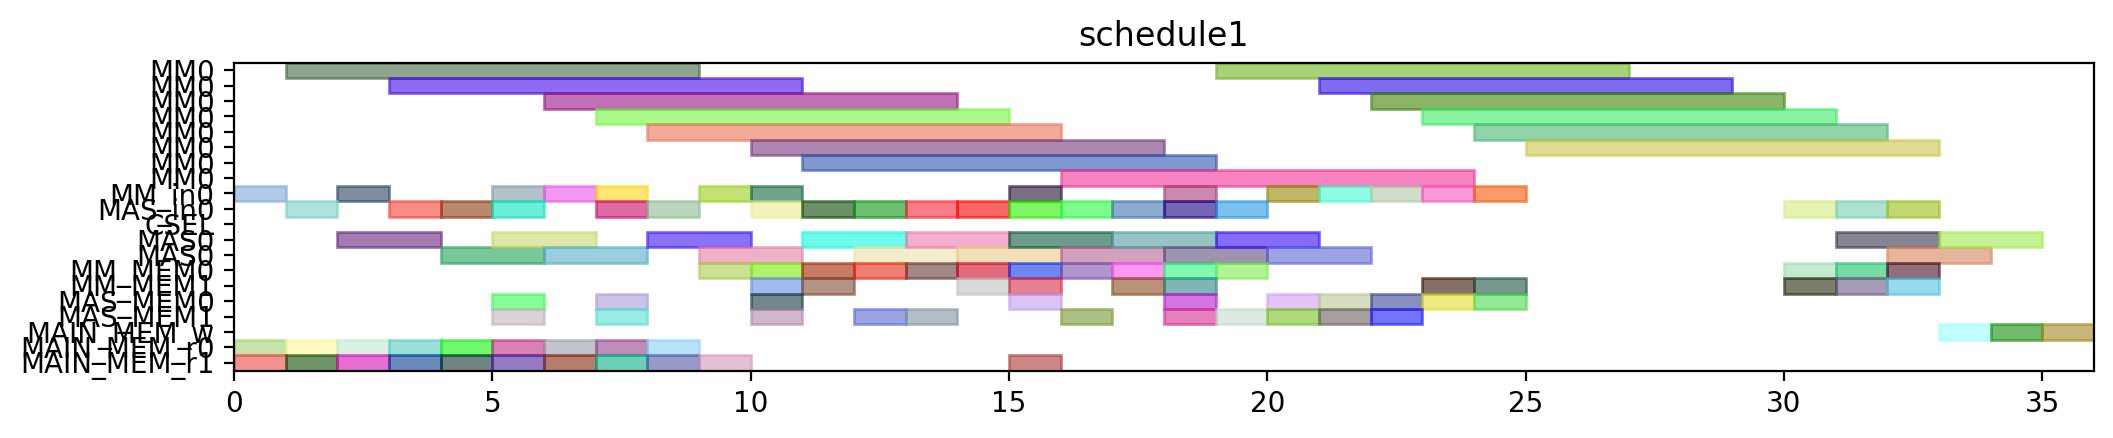

Write Python code to recreate this figure.
from pyschedule import Scenario, solvers, plotters, alt


def solve():
	horizon = 151
	S = Scenario("schedule1", horizon=horizon)

	# resource
	MM = S.Resources('MM', num=1, size=8)
	MM_in = S.Resources('MM_in', num=1)
	MAS_in = S.Resources('MAS_in', num=1)
	CSEL = S.Resource('CSEL')
	MAS = S.Resources('MAS', num=1, size=2, periods=range(1, horizon))
	MM_MEM = S.Resources('MM_MEM', num=2)
	MAS_MEM = S.Resources('MAS_MEM', num=2)
	MAIN_MEM_w = S.Resource('MAIN_MEM_w', size=1)
	MAIN_MEM_r = S.Resources('MAIN_MEM_r', num=2)

	# result of previous scheduling
	t2_in = S.Task('t2_in', length=1, delay_cost=1)
	S += t2_in >= 0
	t2_in += MM_in[0]

	t2_mem0 = S.Task('t2_mem0', length=1, delay_cost=1)
	S += t2_mem0 >= 0
	t2_mem0 += MAIN_MEM_r[0]

	t2_mem1 = S.Task('t2_mem1', length=1, delay_cost=1)
	S += t2_mem1 >= 0
	t2_mem1 += MAIN_MEM_r[1]

	t13_in = S.Task('t13_in', length=1, delay_cost=1)
	S += t13_in >= 1
	t13_in += MAS_in[0]

	t13_mem0 = S.Task('t13_mem0', length=1, delay_cost=1)
	S += t13_mem0 >= 1
	t13_mem0 += MAIN_MEM_r[0]

	t13_mem1 = S.Task('t13_mem1', length=1, delay_cost=1)
	S += t13_mem1 >= 1
	t13_mem1 += MAIN_MEM_r[1]

	t2 = S.Task('t2', length=8, delay_cost=1)
	S += t2 >= 1
	t2 += MM[0]

	t0_in = S.Task('t0_in', length=1, delay_cost=1)
	S += t0_in >= 2
	t0_in += MM_in[0]

	t0_mem0 = S.Task('t0_mem0', length=1, delay_cost=1)
	S += t0_mem0 >= 2
	t0_mem0 += MAIN_MEM_r[0]

	t0_mem1 = S.Task('t0_mem1', length=1, delay_cost=1)
	S += t0_mem1 >= 2
	t0_mem1 += MAIN_MEM_r[1]

	t13 = S.Task('t13', length=2, delay_cost=1)
	S += t13 >= 2
	t13 += MAS[0]

	t0 = S.Task('t0', length=8, delay_cost=1)
	S += t0 >= 3
	t0 += MM[0]

	t14_in = S.Task('t14_in', length=1, delay_cost=1)
	S += t14_in >= 3
	t14_in += MAS_in[0]

	t14_mem0 = S.Task('t14_mem0', length=1, delay_cost=1)
	S += t14_mem0 >= 3
	t14_mem0 += MAIN_MEM_r[0]

	t14_mem1 = S.Task('t14_mem1', length=1, delay_cost=1)
	S += t14_mem1 >= 3
	t14_mem1 += MAIN_MEM_r[1]

	t14 = S.Task('t14', length=2, delay_cost=1)
	S += t14 >= 4
	t14 += MAS[0]

	t3_in = S.Task('t3_in', length=1, delay_cost=1)
	S += t3_in >= 4
	t3_in += MAS_in[0]

	t3_mem0 = S.Task('t3_mem0', length=1, delay_cost=1)
	S += t3_mem0 >= 4
	t3_mem0 += MAIN_MEM_r[0]

	t3_mem1 = S.Task('t3_mem1', length=1, delay_cost=1)
	S += t3_mem1 >= 4
	t3_mem1 += MAIN_MEM_r[1]

	t15_in = S.Task('t15_in', length=1, delay_cost=1)
	S += t15_in >= 5
	t15_in += MM_in[0]

	t15_mem0 = S.Task('t15_mem0', length=1, delay_cost=1)
	S += t15_mem0 >= 5
	t15_mem0 += MAS_MEM[0]

	t15_mem1 = S.Task('t15_mem1', length=1, delay_cost=1)
	S += t15_mem1 >= 5
	t15_mem1 += MAS_MEM[1]

	t3 = S.Task('t3', length=2, delay_cost=1)
	S += t3 >= 5
	t3 += MAS[0]

	t4_in = S.Task('t4_in', length=1, delay_cost=1)
	S += t4_in >= 5
	t4_in += MAS_in[0]

	t4_mem0 = S.Task('t4_mem0', length=1, delay_cost=1)
	S += t4_mem0 >= 5
	t4_mem0 += MAIN_MEM_r[0]

	t4_mem1 = S.Task('t4_mem1', length=1, delay_cost=1)
	S += t4_mem1 >= 5
	t4_mem1 += MAIN_MEM_r[1]

	t15 = S.Task('t15', length=8, delay_cost=1)
	S += t15 >= 6
	t15 += MM[0]

	t1_in = S.Task('t1_in', length=1, delay_cost=1)
	S += t1_in >= 6
	t1_in += MM_in[0]

	t1_mem0 = S.Task('t1_mem0', length=1, delay_cost=1)
	S += t1_mem0 >= 6
	t1_mem0 += MAIN_MEM_r[0]

	t1_mem1 = S.Task('t1_mem1', length=1, delay_cost=1)
	S += t1_mem1 >= 6
	t1_mem1 += MAIN_MEM_r[1]

	t4 = S.Task('t4', length=2, delay_cost=1)
	S += t4 >= 6
	t4 += MAS[0]

	t1 = S.Task('t1', length=8, delay_cost=1)
	S += t1 >= 7
	t1 += MM[0]

	t5_in = S.Task('t5_in', length=1, delay_cost=1)
	S += t5_in >= 7
	t5_in += MM_in[0]

	t5_mem0 = S.Task('t5_mem0', length=1, delay_cost=1)
	S += t5_mem0 >= 7
	t5_mem0 += MAS_MEM[0]

	t5_mem1 = S.Task('t5_mem1', length=1, delay_cost=1)
	S += t5_mem1 >= 7
	t5_mem1 += MAS_MEM[1]

	t9_in = S.Task('t9_in', length=1, delay_cost=1)
	S += t9_in >= 7
	t9_in += MAS_in[0]

	t9_mem0 = S.Task('t9_mem0', length=1, delay_cost=1)
	S += t9_mem0 >= 7
	t9_mem0 += MAIN_MEM_r[0]

	t9_mem1 = S.Task('t9_mem1', length=1, delay_cost=1)
	S += t9_mem1 >= 7
	t9_mem1 += MAIN_MEM_r[1]

	t5 = S.Task('t5', length=8, delay_cost=1)
	S += t5 >= 8
	t5 += MM[0]

	t8_in = S.Task('t8_in', length=1, delay_cost=1)
	S += t8_in >= 8
	t8_in += MAS_in[0]

	t8_mem0 = S.Task('t8_mem0', length=1, delay_cost=1)
	S += t8_mem0 >= 8
	t8_mem0 += MAIN_MEM_r[0]

	t8_mem1 = S.Task('t8_mem1', length=1, delay_cost=1)
	S += t8_mem1 >= 8
	t8_mem1 += MAIN_MEM_r[1]

	t9 = S.Task('t9', length=2, delay_cost=1)
	S += t9 >= 8
	t9 += MAS[0]

	t20_in = S.Task('t20_in', length=1, delay_cost=1)
	S += t20_in >= 9
	t20_in += MM_in[0]

	t20_mem0 = S.Task('t20_mem0', length=1, delay_cost=1)
	S += t20_mem0 >= 9
	t20_mem0 += MM_MEM[0]

	t20_mem1 = S.Task('t20_mem1', length=1, delay_cost=1)
	S += t20_mem1 >= 9
	t20_mem1 += MAIN_MEM_r[1]

	t8 = S.Task('t8', length=2, delay_cost=1)
	S += t8 >= 9
	t8 += MAS[0]

	t10_in = S.Task('t10_in', length=1, delay_cost=1)
	S += t10_in >= 10
	t10_in += MM_in[0]

	t10_mem0 = S.Task('t10_mem0', length=1, delay_cost=1)
	S += t10_mem0 >= 10
	t10_mem0 += MAS_MEM[0]

	t10_mem1 = S.Task('t10_mem1', length=1, delay_cost=1)
	S += t10_mem1 >= 10
	t10_mem1 += MAS_MEM[1]

	t18_in = S.Task('t18_in', length=1, delay_cost=1)
	S += t18_in >= 10
	t18_in += MAS_in[0]

	t18_mem0 = S.Task('t18_mem0', length=1, delay_cost=1)
	S += t18_mem0 >= 10
	t18_mem0 += MM_MEM[0]

	t18_mem1 = S.Task('t18_mem1', length=1, delay_cost=1)
	S += t18_mem1 >= 10
	t18_mem1 += MM_MEM[1]

	t20 = S.Task('t20', length=8, delay_cost=1)
	S += t20 >= 10
	t20 += MM[0]

	t10 = S.Task('t10', length=8, delay_cost=1)
	S += t10 >= 11
	t10 += MM[0]

	t16_in = S.Task('t16_in', length=1, delay_cost=1)
	S += t16_in >= 11
	t16_in += MAS_in[0]

	t16_mem0 = S.Task('t16_mem0', length=1, delay_cost=1)
	S += t16_mem0 >= 11
	t16_mem0 += MM_MEM[0]

	t16_mem1 = S.Task('t16_mem1', length=1, delay_cost=1)
	S += t16_mem1 >= 11
	t16_mem1 += MM_MEM[1]

	t18 = S.Task('t18', length=2, delay_cost=1)
	S += t18 >= 11
	t18 += MAS[0]

	t16 = S.Task('t16', length=2, delay_cost=1)
	S += t16 >= 12
	t16 += MAS[0]

	t19_in = S.Task('t19_in', length=1, delay_cost=1)
	S += t19_in >= 12
	t19_in += MAS_in[0]

	t19_mem0 = S.Task('t19_mem0', length=1, delay_cost=1)
	S += t19_mem0 >= 12
	t19_mem0 += MM_MEM[0]

	t19_mem1 = S.Task('t19_mem1', length=1, delay_cost=1)
	S += t19_mem1 >= 12
	t19_mem1 += MAS_MEM[1]

	t17_in = S.Task('t17_in', length=1, delay_cost=1)
	S += t17_in >= 13
	t17_in += MAS_in[0]

	t17_mem0 = S.Task('t17_mem0', length=1, delay_cost=1)
	S += t17_mem0 >= 13
	t17_mem0 += MM_MEM[0]

	t17_mem1 = S.Task('t17_mem1', length=1, delay_cost=1)
	S += t17_mem1 >= 13
	t17_mem1 += MAS_MEM[1]

	t19 = S.Task('t19', length=2, delay_cost=1)
	S += t19 >= 13
	t19 += MAS[0]

	t17 = S.Task('t17', length=2, delay_cost=1)
	S += t17 >= 14
	t17 += MAS[0]

	t6_in = S.Task('t6_in', length=1, delay_cost=1)
	S += t6_in >= 14
	t6_in += MAS_in[0]

	t6_mem0 = S.Task('t6_mem0', length=1, delay_cost=1)
	S += t6_mem0 >= 14
	t6_mem0 += MM_MEM[0]

	t6_mem1 = S.Task('t6_mem1', length=1, delay_cost=1)
	S += t6_mem1 >= 14
	t6_mem1 += MM_MEM[1]

	t11_in = S.Task('t11_in', length=1, delay_cost=1)
	S += t11_in >= 15
	t11_in += MAS_in[0]

	t11_mem0 = S.Task('t11_mem0', length=1, delay_cost=1)
	S += t11_mem0 >= 15
	t11_mem0 += MM_MEM[0]

	t11_mem1 = S.Task('t11_mem1', length=1, delay_cost=1)
	S += t11_mem1 >= 15
	t11_mem1 += MM_MEM[1]

	t23_in = S.Task('t23_in', length=1, delay_cost=1)
	S += t23_in >= 15
	t23_in += MM_in[0]

	t23_mem0 = S.Task('t23_mem0', length=1, delay_cost=1)
	S += t23_mem0 >= 15
	t23_mem0 += MAS_MEM[0]

	t23_mem1 = S.Task('t23_mem1', length=1, delay_cost=1)
	S += t23_mem1 >= 15
	t23_mem1 += MAIN_MEM_r[1]

	t6 = S.Task('t6', length=2, delay_cost=1)
	S += t6 >= 15
	t6 += MAS[0]

	t11 = S.Task('t11', length=2, delay_cost=1)
	S += t11 >= 16
	t11 += MAS[0]

	t23 = S.Task('t23', length=8, delay_cost=1)
	S += t23 >= 16
	t23 += MM[0]

	t7_in = S.Task('t7_in', length=1, delay_cost=1)
	S += t7_in >= 16
	t7_in += MAS_in[0]

	t7_mem0 = S.Task('t7_mem0', length=1, delay_cost=1)
	S += t7_mem0 >= 16
	t7_mem0 += MM_MEM[0]

	t7_mem1 = S.Task('t7_mem1', length=1, delay_cost=1)
	S += t7_mem1 >= 16
	t7_mem1 += MAS_MEM[1]

	t21_in = S.Task('t21_in', length=1, delay_cost=1)
	S += t21_in >= 17
	t21_in += MAS_in[0]

	t21_mem0 = S.Task('t21_mem0', length=1, delay_cost=1)
	S += t21_mem0 >= 17
	t21_mem0 += MM_MEM[0]

	t21_mem1 = S.Task('t21_mem1', length=1, delay_cost=1)
	S += t21_mem1 >= 17
	t21_mem1 += MM_MEM[1]

	t7 = S.Task('t7', length=2, delay_cost=1)
	S += t7 >= 17
	t7 += MAS[0]

	t21 = S.Task('t21', length=2, delay_cost=1)
	S += t21 >= 18
	t21 += MAS[0]

	t22_in = S.Task('t22_in', length=1, delay_cost=1)
	S += t22_in >= 18
	t22_in += MAS_in[0]

	t22_mem0 = S.Task('t22_mem0', length=1, delay_cost=1)
	S += t22_mem0 >= 18
	t22_mem0 += MM_MEM[0]

	t22_mem1 = S.Task('t22_mem1', length=1, delay_cost=1)
	S += t22_mem1 >= 18
	t22_mem1 += MM_MEM[1]

	t28_in = S.Task('t28_in', length=1, delay_cost=1)
	S += t28_in >= 18
	t28_in += MM_in[0]

	t28_mem0 = S.Task('t28_mem0', length=1, delay_cost=1)
	S += t28_mem0 >= 18
	t28_mem0 += MAS_MEM[0]

	t28_mem1 = S.Task('t28_mem1', length=1, delay_cost=1)
	S += t28_mem1 >= 18
	t28_mem1 += MAS_MEM[1]

	t12_in = S.Task('t12_in', length=1, delay_cost=1)
	S += t12_in >= 19
	t12_in += MAS_in[0]

	t12_mem0 = S.Task('t12_mem0', length=1, delay_cost=1)
	S += t12_mem0 >= 19
	t12_mem0 += MM_MEM[0]

	t12_mem1 = S.Task('t12_mem1', length=1, delay_cost=1)
	S += t12_mem1 >= 19
	t12_mem1 += MAS_MEM[1]

	t22 = S.Task('t22', length=2, delay_cost=1)
	S += t22 >= 19
	t22 += MAS[0]

	t28 = S.Task('t28', length=8, delay_cost=1)
	S += t28 >= 19
	t28 += MM[0]

	t12 = S.Task('t12', length=2, delay_cost=1)
	S += t12 >= 20
	t12 += MAS[0]

	t27_in = S.Task('t27_in', length=1, delay_cost=1)
	S += t27_in >= 20
	t27_in += MM_in[0]

	t27_mem0 = S.Task('t27_mem0', length=1, delay_cost=1)
	S += t27_mem0 >= 20
	t27_mem0 += MAS_MEM[0]

	t27_mem1 = S.Task('t27_mem1', length=1, delay_cost=1)
	S += t27_mem1 >= 20
	t27_mem1 += MAS_MEM[1]

	t25_in = S.Task('t25_in', length=1, delay_cost=1)
	S += t25_in >= 21
	t25_in += MM_in[0]

	t25_mem0 = S.Task('t25_mem0', length=1, delay_cost=1)
	S += t25_mem0 >= 21
	t25_mem0 += MAS_MEM[0]

	t25_mem1 = S.Task('t25_mem1', length=1, delay_cost=1)
	S += t25_mem1 >= 21
	t25_mem1 += MAS_MEM[1]

	t27 = S.Task('t27', length=8, delay_cost=1)
	S += t27 >= 21
	t27 += MM[0]

	t25 = S.Task('t25', length=8, delay_cost=1)
	S += t25 >= 22
	t25 += MM[0]

	t29_in = S.Task('t29_in', length=1, delay_cost=1)
	S += t29_in >= 22
	t29_in += MM_in[0]

	t29_mem0 = S.Task('t29_mem0', length=1, delay_cost=1)
	S += t29_mem0 >= 22
	t29_mem0 += MAS_MEM[0]

	t29_mem1 = S.Task('t29_mem1', length=1, delay_cost=1)
	S += t29_mem1 >= 22
	t29_mem1 += MAS_MEM[1]

	t29 = S.Task('t29', length=8, delay_cost=1)
	S += t29 >= 23
	t29 += MM[0]


	# new tasks
	t24 = S.Task('t24', length=8, delay_cost=1)
	t24 += alt(MM)
	t24_in = S.Task('t24_in', length=1, delay_cost=1)
	t24_in += alt(MM_in)
	S += t24_in*MM_in[0]<=t24*MM[0]
	t24_mem0 = S.Task('t24_mem0', length=1, delay_cost=1)
	t24_mem0 += MAS_MEM[0]
	S += 21 < t24_mem0
	S += t24_mem0 <= t24

	t24_mem1 = S.Task('t24_mem1', length=1, delay_cost=1)
	t24_mem1 += MM_MEM[1]
	S += 23 < t24_mem1
	S += t24_mem1 <= t24

	t26 = S.Task('t26', length=8, delay_cost=1)
	t26 += alt(MM)
	t26_in = S.Task('t26_in', length=1, delay_cost=1)
	t26_in += alt(MM_in)
	S += t26_in*MM_in[0]<=t26*MM[0]
	t26_mem0 = S.Task('t26_mem0', length=1, delay_cost=1)
	t26_mem0 += MAS_MEM[0]
	S += 14 < t26_mem0
	S += t26_mem0 <= t26

	t26_mem1 = S.Task('t26_mem1', length=1, delay_cost=1)
	t26_mem1 += MM_MEM[1]
	S += 23 < t26_mem1
	S += t26_mem1 <= t26

	Z_Hash1_new = S.Task('Z_Hash1_new', length=2, delay_cost=1)
	Z_Hash1_new += alt(MAS)
	Z_Hash1_new_in = S.Task('Z_Hash1_new_in', length=1, delay_cost=1)
	Z_Hash1_new_in += alt(MAS_in)
	S += Z_Hash1_new_in*MAS_in[0]<=Z_Hash1_new*MAS[0]

	S += 0<Z_Hash1_new

	Z_Hash1_new_w = S.Task('Z_Hash1_new_w', length=1, delay_cost=1)
	Z_Hash1_new_w += alt(MAIN_MEM_w)
	S += Z_Hash1_new <= Z_Hash1_new_w

	Z_Hash1_new_mem0 = S.Task('Z_Hash1_new_mem0', length=1, delay_cost=1)
	Z_Hash1_new_mem0 += MM_MEM[0]
	S += 30 < Z_Hash1_new_mem0
	S += Z_Hash1_new_mem0 <= Z_Hash1_new

	Z_Hash1_new_mem1 = S.Task('Z_Hash1_new_mem1', length=1, delay_cost=1)
	Z_Hash1_new_mem1 += MM_MEM[1]
	S += 26 < Z_Hash1_new_mem1
	S += Z_Hash1_new_mem1 <= Z_Hash1_new

	X_Hash1_new = S.Task('X_Hash1_new', length=2, delay_cost=1)
	X_Hash1_new += alt(MAS)
	X_Hash1_new_in = S.Task('X_Hash1_new_in', length=1, delay_cost=1)
	X_Hash1_new_in += alt(MAS_in)
	S += X_Hash1_new_in*MAS_in[0]<=X_Hash1_new*MAS[0]

	S += 0<X_Hash1_new

	X_Hash1_new_w = S.Task('X_Hash1_new_w', length=1, delay_cost=1)
	X_Hash1_new_w += alt(MAIN_MEM_w)
	S += X_Hash1_new <= X_Hash1_new_w

	X_Hash1_new_mem0 = S.Task('X_Hash1_new_mem0', length=1, delay_cost=1)
	X_Hash1_new_mem0 += MM_MEM[0]
	S += 29 < X_Hash1_new_mem0
	S += X_Hash1_new_mem0 <= X_Hash1_new

	X_Hash1_new_mem1 = S.Task('X_Hash1_new_mem1', length=1, delay_cost=1)
	X_Hash1_new_mem1 += alt(MM_MEM)
	S += (t24*MM[0])-1 < X_Hash1_new_mem1*MM_MEM[1]
	S += X_Hash1_new_mem1 <= X_Hash1_new

	Y_Hash1_new = S.Task('Y_Hash1_new', length=2, delay_cost=1)
	Y_Hash1_new += alt(MAS)
	Y_Hash1_new_in = S.Task('Y_Hash1_new_in', length=1, delay_cost=1)
	Y_Hash1_new_in += alt(MAS_in)
	S += Y_Hash1_new_in*MAS_in[0]<=Y_Hash1_new*MAS[0]

	S += 0<Y_Hash1_new

	Y_Hash1_new_w = S.Task('Y_Hash1_new_w', length=1, delay_cost=1)
	Y_Hash1_new_w += alt(MAIN_MEM_w)
	S += Y_Hash1_new <= Y_Hash1_new_w

	Y_Hash1_new_mem0 = S.Task('Y_Hash1_new_mem0', length=1, delay_cost=1)
	Y_Hash1_new_mem0 += MM_MEM[0]
	S += 28 < Y_Hash1_new_mem0
	S += Y_Hash1_new_mem0 <= Y_Hash1_new

	Y_Hash1_new_mem1 = S.Task('Y_Hash1_new_mem1', length=1, delay_cost=1)
	Y_Hash1_new_mem1 += alt(MM_MEM)
	S += (t26*MM[0])-1 < Y_Hash1_new_mem1*MM_MEM[1]
	S += Y_Hash1_new_mem1 <= Y_Hash1_new

	solvers.mip.solve(S,msg=1,kind='CPLEX',ratio_gap=1.01)

	solution = [['hoge']*len(S.solution()[1]) for i in range(len(S.solution()))]
	for i in range(len(S.solution())):
		for j in range(len(S.solution()[i])):
			solution[i][j]=str(S.solution()[i][j])
	print(solution)

	cycles = int(solution[-1][3])

	pic_file_name = "/mnt/rose/usr1/fukuda/ABE/multiRAM_multiMAS_16mux/scheduling_result/stage8MM1_stage2MAS1/EP_ADD_A_0/schedule1.png"
	if(S.solution() != []):
		plotters.matplotlib.plot(S,img_filename=pic_file_name, show_task_labels=False, fig_size=(cycles*0.25+3, 2))

	return solution
